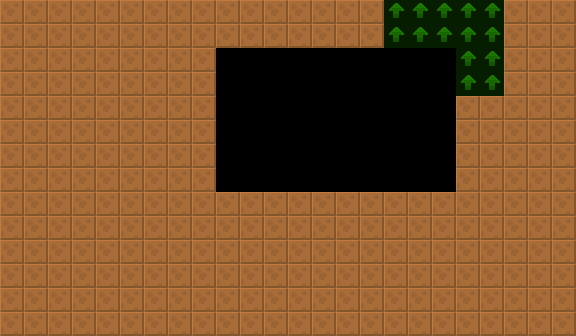

This game map was drawn from its Tiled (.tmx) file and the tilesets committed beside it. A one-line description and the trimmed map source follow:
An orthogonal 24x14 tile map with 24x24 px tiles, 2 tile layers (col, lnk), 2 tilesets and 1 object (SpecialEquipment).

<map version="1.4" tiledversion="1.4.2" orientation="orthogonal" renderorder="right-down" width="24" height="14" tilewidth="24" tileheight="24" infinite="0" nextlayerid="4" nextobjectid="8">
 <tileset firstgid="6" source="../../lnk.tsx" />
 <tileset firstgid="1" source="../../col.tsx" />
 <layer id="1" name="col" width="24" height="14">
  <data>[336 cells, 262 non-empty, 1 distinct tile ids]</data>
 </layer>
 <layer id="2" name="lnk" width="24" height="14" opacity="0.5">
  <data>[336 cells, 14 non-empty, 1 distinct tile ids]</data>
 </layer>
 <objectgroup id="3" name="markers" opacity="0.5">
  <object id="1" name="SpecialEquipment" type="SpecialEquipment" x="240" y="72" width="168" height="120">
   <properties>
    <property name="yr" value="0" />
    <property name="xr" value="0" />
   </properties>
  </object>
 </objectgroup>
</map>
